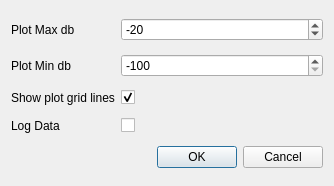
<?xml version="1.0" encoding="UTF-8"?>
<ui version="4.0">
 <class>prefsDialog</class>
 <widget class="QDialog" name="prefsDialog">
  <property name="geometry">
   <rect>
    <x>0</x>
    <y>0</y>
    <width>334</width>
    <height>186</height>
   </rect>
  </property>
  <property name="windowTitle">
   <string>Preferences</string>
  </property>
  <layout class="QGridLayout" name="gridLayout">
   <item row="1" column="0">
    <widget class="QLabel" name="dbMinlbl">
     <property name="text">
      <string>Plot Min db</string>
     </property>
    </widget>
   </item>
   <item row="1" column="1">
    <widget class="QSpinBox" name="dbMinsb">
     <property name="minimum">
      <number>-100</number>
     </property>
     <property name="maximum">
      <number>-60</number>
     </property>
     <property name="singleStep">
      <number>10</number>
     </property>
     <property name="value">
      <number>-100</number>
     </property>
    </widget>
   </item>
   <item row="2" column="0">
    <widget class="QLabel" name="plotGridlbl">
     <property name="text">
      <string>Show plot grid lines</string>
     </property>
    </widget>
   </item>
   <item row="2" column="1">
    <widget class="QCheckBox" name="plotGridcbx">
     <property name="checked">
      <bool>true</bool>
     </property>
    </widget>
   </item>
   <item row="0" column="0">
    <widget class="QLabel" name="dbMaxlbl">
     <property name="text">
      <string>Plot Max db</string>
     </property>
    </widget>
   </item>
   <item row="0" column="1">
    <widget class="QSpinBox" name="dbMaxsb">
     <property name="minimum">
      <number>-50</number>
     </property>
     <property name="maximum">
      <number>0</number>
     </property>
     <property name="singleStep">
      <number>10</number>
     </property>
     <property name="value">
      <number>-20</number>
     </property>
    </widget>
   </item>
   <item row="4" column="0">
    <widget class="QLabel" name="logoLbl">
     <property name="pixmap">
      <pixmap>linssid48.png</pixmap>
     </property>
     <property name="alignment">
      <set>Qt::AlignCenter</set>
     </property>
    </widget>
   </item>
   <item row="4" column="1">
    <widget class="QDialogButtonBox" name="buttonBox">
     <property name="orientation">
      <enum>Qt::Horizontal</enum>
     </property>
     <property name="standardButtons">
      <set>QDialogButtonBox::Cancel|QDialogButtonBox::Ok</set>
     </property>
    </widget>
   </item>
   <item row="3" column="1">
    <widget class="QCheckBox" name="logDatacbx">
     <property name="toolTip">
      <string>&lt;html&gt;&lt;head/&gt;&lt;body&gt;&lt;p&gt;Log data to file &amp;quot;~/LinSSID.datalog&amp;quot;&lt;/p&gt;&lt;/body&gt;&lt;/html&gt;</string>
     </property>
     <property name="text">
      <string/>
     </property>
    </widget>
   </item>
   <item row="3" column="0">
    <widget class="QLabel" name="logDatalbl">
     <property name="toolTip">
      <string>&lt;html&gt;&lt;head/&gt;&lt;body&gt;&lt;p&gt;Log data to file &amp;quot;~/LinSSID.datalog&amp;quot;&lt;/p&gt;&lt;/body&gt;&lt;/html&gt;</string>
     </property>
     <property name="text">
      <string>Log Data</string>
     </property>
    </widget>
   </item>
  </layout>
 </widget>
 <resources/>
 <connections>
  <connection>
   <sender>buttonBox</sender>
   <signal>accepted()</signal>
   <receiver>prefsDialog</receiver>
   <slot>accept()</slot>
   <hints>
    <hint type="sourcelabel">
     <x>248</x>
     <y>254</y>
    </hint>
    <hint type="destinationlabel">
     <x>157</x>
     <y>274</y>
    </hint>
   </hints>
  </connection>
  <connection>
   <sender>buttonBox</sender>
   <signal>rejected()</signal>
   <receiver>prefsDialog</receiver>
   <slot>reject()</slot>
   <hints>
    <hint type="sourcelabel">
     <x>316</x>
     <y>260</y>
    </hint>
    <hint type="destinationlabel">
     <x>286</x>
     <y>274</y>
    </hint>
   </hints>
  </connection>
 </connections>
</ui>
